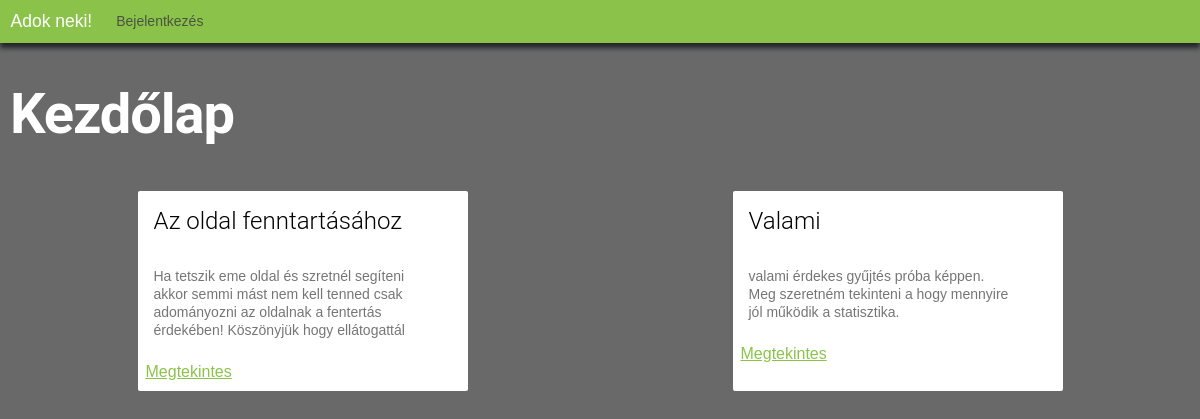
The app's page /, older data.
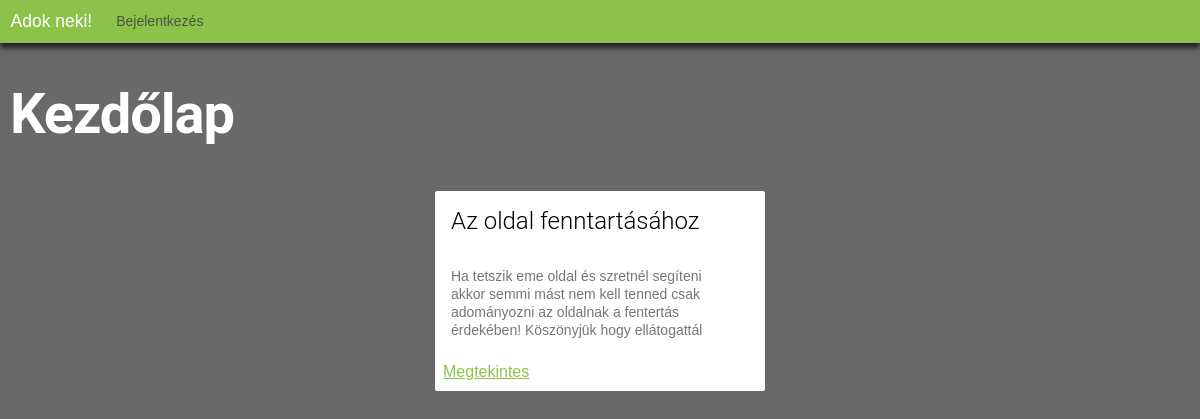
The same page, newer data.
### app/models.py (models this page shows, shortened)
class gyujtes(models.Model):
    publikalo = models.ForeignKey(
        settings.AUTH_USER_MODEL, on_delete=models.CASCADE)
    cim = models.CharField(max_length=255)
    leiras = models.TextField()
    promocios = models.BooleanField(default=False)
    minAr = models.IntegerField(null=False)
    cel = models.IntegerField()
    jelenleg = models.IntegerField(default=0)
    datumIdo_UTC = models.DateTimeField(default=timezone.now())
    celDatum = models.DateTimeField(null=True)
    class Meta:
        ordering = ["id"]

### app/views.py (the view)
# urls.py: path('', views.kezdolap, name='home'),
def kezdolap(request):
    assert isinstance(request, HttpRequest)
    promos = []
    atlagos = []
    user = request.user
    for i in gyujtes.objects.all():
        if i.promocios == True:
            promos.append(i)
        else:
            atlagos.append(i)
    return render(request, "templates/app/home.html", {"cim": "Adok neki! - Adomány oldal", "atlagos": atlagos,
                                                       "promos": promos, "user": user})

### app/templates/app/home.html (shortened to what this page needs)
{% extends "templates/app/layout/layout_nav.html" %}
{% block content %}
<div id="koszonto">
    <h1 id="oldalcim">Kezdőlap</h1>
</div>
{% if user.is_authenticated %}
{% if promos|length > 0 %}
<h2 id="oldalcim02_Promo">Promóciós</h2>
<div id="kartyak">
    {%for i in promos%}
    <div class="mdl-card">
        <div class="mdl-card__title">
            <h3 class="mdl-card__title-text">{{i.cim}}</h3>
        </div>
        <div class="mdl-card__supporting-text">
            {{i.leiras}}
        </div>
        <div class="mdl-card__actions">
            <a href="{% url 'gyujtes' i.id %}">Megtekintes</a>
        </div>
    </div>
    {%endfor%}
</div>
<hr id="elvalaszto">
{%endif%}
<div id="kartyak">
    {%for i in atlagos %}
    <div class="mdl-card">
        <div class="mdl-card__title">
            <h3 class="mdl-card__title-text">{{i.cim}}</h3>
        </div>
        <div class="mdl-card__supporting-text">
            {{i.leiras}}
        </div>
        <div class="mdl-card__actions">
            <a href="{% url 'gyujtes' i.id %}">Megtekintes</a>
        </div>
    </div>
    {%endfor%}
</div>
{% else %}
<div id="kartyak">
    {%for i in atlagos %}
    <div class="mdl-card">
        <div class="mdl-card__title">
            <h3 class="mdl-card__title-text">{{i.cim}}</h3>
        </div>
        <div class="mdl-card__supporting-text">
            {{i.leiras}}
        </div>
        <div class="mdl-card__actions">
            <a href="{% url 'gyujtes' i.id %}">Megtekintes</a>
        </div>
    </div>
    {%endfor%}
</div>
{%endif%}
{% endblock %}

Row changes from the older to the newer data that the page shows:
removed gyujtes: cim "Valami", leiras "valami érdekes gyűjtés próba képpen. Meg szeretném tekinteni a hogy mennyire jól működik a statisztika."
